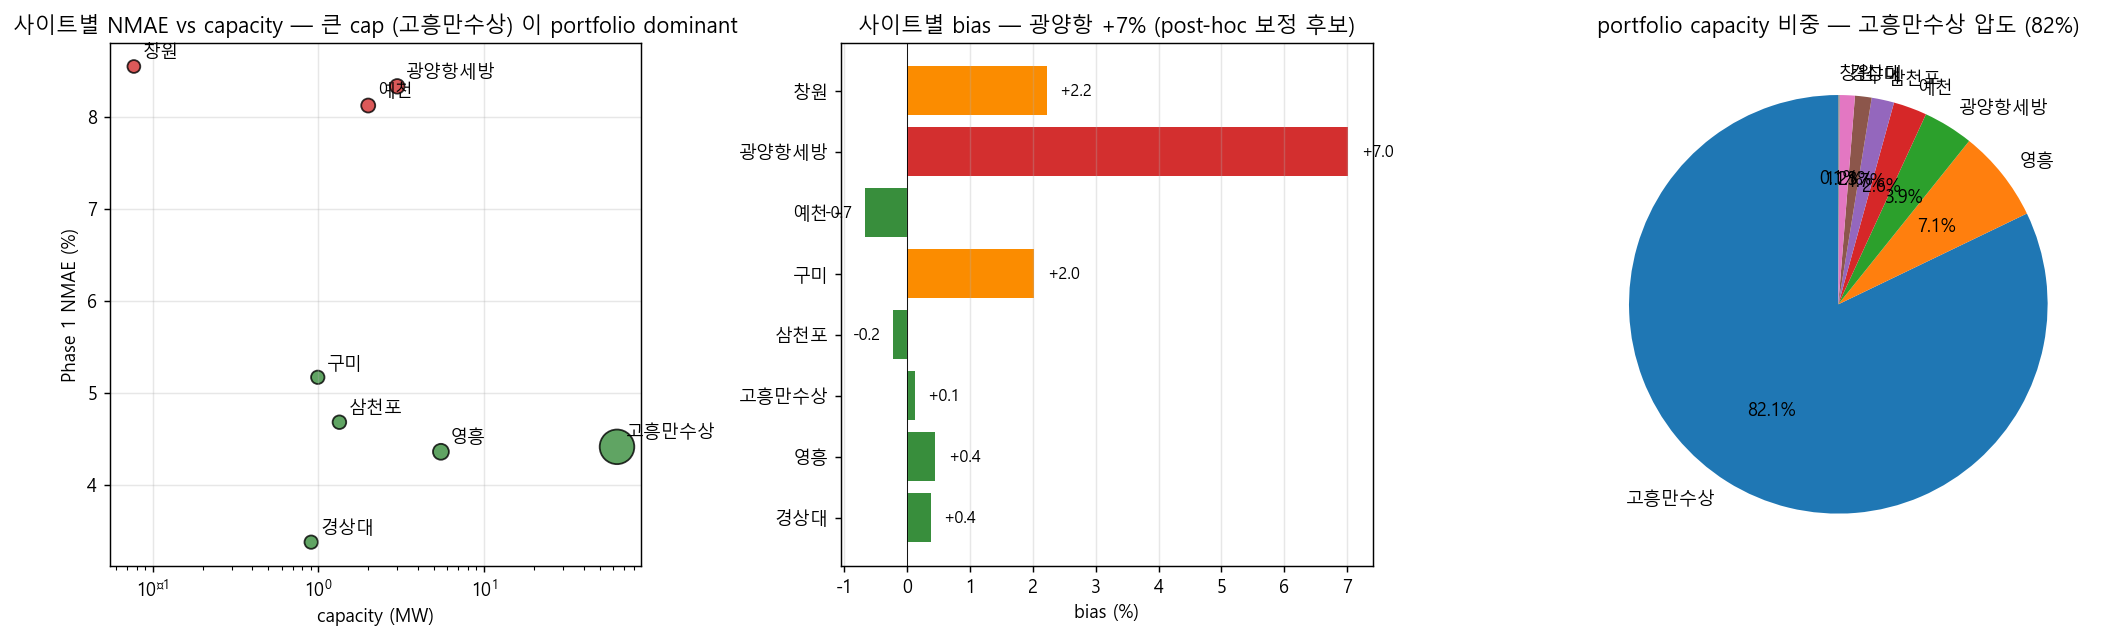

This chart was generated by the following Python code:
"""EDA 01 — 사이트 선정 근거.

목적:
  - 8 사이트 portfolio 의 cf 분포 / NMAE 분포 / capacity-weight 시각화
  - 왜 광양항·예천·창원 이 outlier 인지 + 그래도 portfolio 가 안정적인 이유
  - 사이트별 처치 차별화 정당화

→ 모델 함의:
  - cap 가중 portfolio 는 고흥만수상 (63 MW, 82%) 이 dominant → portfolio NMAE 3.75% (안정)
  - site-level outlier (광양항 NMAE 8.3% bias +7%, 예천 anomaly_zero) 는 *분리 보고*
"""
import sys
from pathlib import Path
import numpy as np
import pandas as pd
import matplotlib.pyplot as plt
sys.path.insert(0, str(Path(__file__).resolve().parents[1] / "eda_v4"))
from _common import ROOT

EDA_DIR = ROOT / "pv/eda_pv_model"
EDA_DIR.mkdir(exist_ok=True)

# === 1. 사이트별 NMAE / bias / Cov80 / Cov95 (Phase 1 ensemble) ===
ens_per_site = pd.read_csv(ROOT / "pv/experiments/resmlp_adaln_v2_ensemble/ensemble_per_site.csv")
ens_per_site = ens_per_site.sort_values('nmae').reset_index(drop=True)
print("[Phase 1 ensemble per-site]")
print(ens_per_site.round(2).to_string(index=False))

# === 2. capacity ===
p1 = pd.read_parquet(ROOT / "pv/experiments/resmlp_adaln_v2_ensemble/ensemble_test.parquet")
caps = p1.groupby('site').site_capacity_kw.first().to_dict()
ens_per_site['cap_kW'] = ens_per_site.site.map(caps)
ens_per_site['cap_MW'] = ens_per_site.cap_kW / 1000

# === 3. 시각화 ===
fig, axes = plt.subplots(1, 3, figsize=(16, 5))

# (a) NMAE vs capacity
ax = axes[0]
colors = ['#388E3C' if v < 6 else ('#FB8C00' if v < 8 else '#D32F2F') for v in ens_per_site.nmae]
ax.scatter(ens_per_site.cap_MW, ens_per_site.nmae, s=ens_per_site.cap_MW*5+50,
            c=colors, alpha=0.8, edgecolor='black')
for _, r in ens_per_site.iterrows():
    ax.annotate(r.site, (r.cap_MW, r.nmae), xytext=(5, 5), textcoords='offset points', fontsize=10)
ax.set_xlabel('capacity (MW)')
ax.set_ylabel('Phase 1 NMAE (%)')
ax.set_title('사이트별 NMAE vs capacity — 큰 cap (고흥만수상) 이 portfolio dominant')
ax.set_xscale('log')
ax.grid(True, alpha=0.3)

# (b) bias 분포
ax = axes[1]
ax.barh(ens_per_site.site, ens_per_site.bias,
         color=['#D32F2F' if abs(b)>3 else ('#FB8C00' if abs(b)>1 else '#388E3C') for b in ens_per_site.bias])
ax.axvline(0, color='black', lw=0.5)
ax.set_xlabel('bias (%)')
ax.set_title('사이트별 bias — 광양항 +7% (post-hoc 보정 후보)')
ax.grid(True, alpha=0.3, axis='x')
for i, b in enumerate(ens_per_site.bias):
    ax.text(b + 0.2 if b>0 else b - 0.2, i, f'{b:+.1f}', va='center',
            ha='left' if b>0 else 'right', fontsize=9)

# (c) capacity 비중 pie
ax = axes[2]
ens_per_site_sorted = ens_per_site.sort_values('cap_MW', ascending=False)
ax.pie(ens_per_site_sorted.cap_MW, labels=ens_per_site_sorted.site,
        autopct='%1.1f%%', startangle=90,
        colors=plt.cm.tab10.colors[:len(ens_per_site)])
ax.set_title('portfolio capacity 비중 — 고흥만수상 압도 (82%)')

plt.tight_layout()
out = EDA_DIR / "01_site_selection.png"
plt.savefig(out, dpi=130, bbox_inches='tight')
print(f"\n저장: {out}")

# === 4. portfolio NMAE 산출 ===
p1['mu_kw'] = p1.mu_mean * p1.site_capacity_kw
p1['act_kw'] = p1.cf * p1.site_capacity_kw
g = p1.groupby('datetime_kst').agg(mu=('mu_kw','sum'), act=('act_kw','sum'),
                                    cap=('site_capacity_kw','sum')).reset_index()
g['err_pct'] = (g.mu - g.act).abs() / g.cap * 100
port_nmae = g.err_pct.mean()
site_nmae_mean = ens_per_site.nmae.mean()
site_nmae_capw = (ens_per_site.nmae * ens_per_site.cap_MW).sum() / ens_per_site.cap_MW.sum()
print(f"""
[Portfolio 효과]
  - 단순 site mean NMAE  : {site_nmae_mean:.2f}%
  - cap-weighted site NMAE : {site_nmae_capw:.2f}%
  - portfolio NMAE          : {port_nmae:.2f}%

→ cap-weighted ≈ portfolio (고흥만수상 63 MW 가 dominant)
→ site-level outlier (광양항 8.3%, 예천 8.1%, 창원 8.5%) 가 portfolio 에 영향 작음
""")

ens_per_site.to_csv(EDA_DIR / "01_site_metrics.csv", index=False)
print(f"저장: {EDA_DIR / '01_site_metrics.csv'}")
